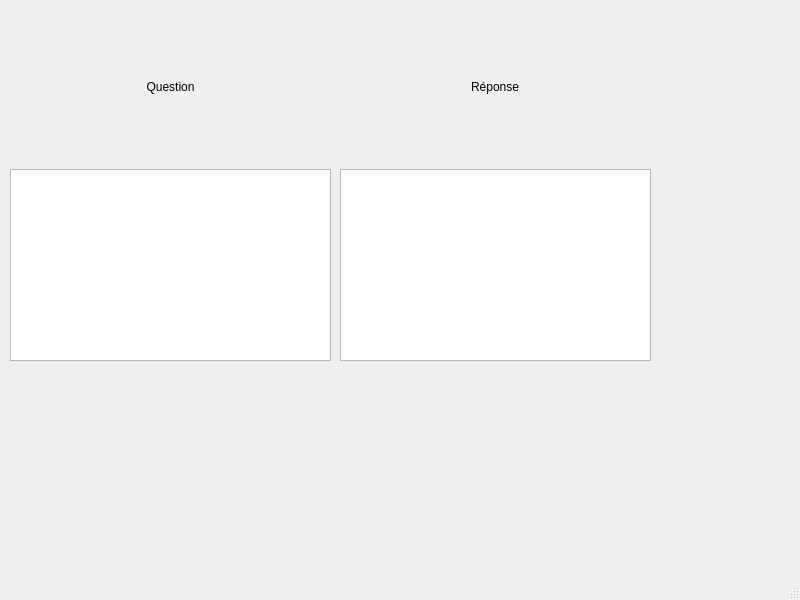
<?xml version="1.0" encoding="UTF-8"?>
<ui version="4.0">
 <class>CardScreen</class>
 <widget class="QMainWindow" name="CardScreen">
  <property name="geometry">
   <rect>
    <x>0</x>
    <y>0</y>
    <width>800</width>
    <height>600</height>
   </rect>
  </property>
  <property name="windowTitle">
   <string>MainWindow</string>
  </property>
  <widget class="QWidget" name="centralwidget">
   <widget class="QWidget" name="gridLayoutWidget">
    <property name="geometry">
     <rect>
      <x>10</x>
      <y>369</y>
      <width>641</width>
      <height>171</height>
     </rect>
    </property>
    <layout class="QGridLayout" name="gridLayoutControls"/>
   </widget>
   <widget class="QWidget" name="verticalLayoutWidget">
    <property name="geometry">
     <rect>
      <x>10</x>
      <y>10</y>
      <width>321</width>
      <height>351</height>
     </rect>
    </property>
    <layout class="QVBoxLayout" name="verticalLayoutQuestion">
     <item>
      <widget class="QLabel" name="labelQuestion">
       <property name="layoutDirection">
        <enum>Qt::LeftToRight</enum>
       </property>
       <property name="text">
        <string>Question</string>
       </property>
       <property name="alignment">
        <set>Qt::AlignCenter</set>
       </property>
      </widget>
     </item>
     <item alignment="Qt::AlignVCenter">
      <widget class="QTextEdit" name="textEditQuestion"/>
     </item>
    </layout>
   </widget>
   <widget class="QWidget" name="verticalLayoutWidget_2">
    <property name="geometry">
     <rect>
      <x>340</x>
      <y>10</y>
      <width>311</width>
      <height>351</height>
     </rect>
    </property>
    <layout class="QVBoxLayout" name="verticalLayoutAnswer">
     <item alignment="Qt::AlignHCenter">
      <widget class="QLabel" name="labelAnswer">
       <property name="text">
        <string>Réponse</string>
       </property>
      </widget>
     </item>
     <item alignment="Qt::AlignVCenter">
      <widget class="QTextEdit" name="textEditAnswer"/>
     </item>
    </layout>
   </widget>
  </widget>
  <widget class="QMenuBar" name="menubar">
   <property name="geometry">
    <rect>
     <x>0</x>
     <y>0</y>
     <width>800</width>
     <height>25</height>
    </rect>
   </property>
  </widget>
  <widget class="QStatusBar" name="statusbar"/>
 </widget>
 <resources/>
 <connections/>
</ui>
